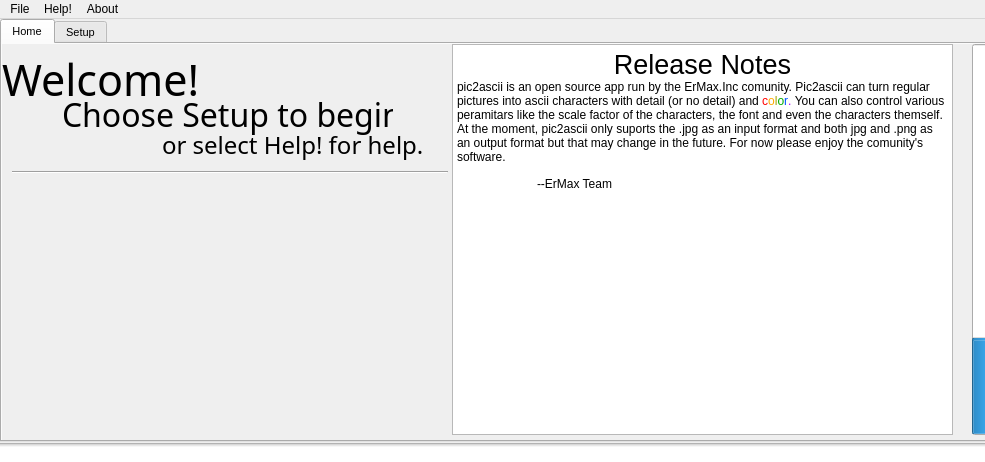
<?xml version="1.0" encoding="UTF-8"?>
<ui version="4.0">
 <class>MainWindow</class>
 <widget class="QMainWindow" name="MainWindow">
  <property name="windowModality">
   <enum>Qt::NonModal</enum>
  </property>
  <property name="enabled">
   <bool>true</bool>
  </property>
  <property name="geometry">
   <rect>
    <x>0</x>
    <y>0</y>
    <width>985</width>
    <height>462</height>
   </rect>
  </property>
  <property name="sizePolicy">
   <sizepolicy hsizetype="Preferred" vsizetype="Preferred">
    <horstretch>0</horstretch>
    <verstretch>0</verstretch>
   </sizepolicy>
  </property>
  <property name="minimumSize">
   <size>
    <width>985</width>
    <height>462</height>
   </size>
  </property>
  <property name="maximumSize">
   <size>
    <width>985</width>
    <height>462</height>
   </size>
  </property>
  <property name="cursor">
   <cursorShape>ArrowCursor</cursorShape>
  </property>
  <property name="mouseTracking">
   <bool>false</bool>
  </property>
  <property name="windowTitle">
   <string>ErMax.Inc-Pic2Ascii</string>
  </property>
  <property name="windowIcon">
   <iconset>
    <normaloff>Untitled.png</normaloff>Untitled.png</iconset>
  </property>
  <property name="windowOpacity">
   <double>1.000000000000000</double>
  </property>
  <property name="iconSize">
   <size>
    <width>24</width>
    <height>24</height>
   </size>
  </property>
  <property name="toolButtonStyle">
   <enum>Qt::ToolButtonIconOnly</enum>
  </property>
  <property name="animated">
   <bool>false</bool>
  </property>
  <property name="tabShape">
   <enum>QTabWidget::Rounded</enum>
  </property>
  <property name="dockNestingEnabled">
   <bool>false</bool>
  </property>
  <widget class="QWidget" name="widgetMain">
   <widget class="QTabWidget" name="tabWidget">
    <property name="enabled">
     <bool>true</bool>
    </property>
    <property name="geometry">
     <rect>
      <x>0</x>
      <y>0</y>
      <width>987</width>
      <height>423</height>
     </rect>
    </property>
    <property name="sizeIncrement">
     <size>
      <width>0</width>
      <height>0</height>
     </size>
    </property>
    <property name="font">
     <font>
      <family>Arial</family>
      <pointsize>8</pointsize>
      <weight>50</weight>
      <bold>false</bold>
      <stylestrategy>PreferAntialias</stylestrategy>
     </font>
    </property>
    <property name="focusPolicy">
     <enum>Qt::ClickFocus</enum>
    </property>
    <property name="statusTip">
     <string/>
    </property>
    <property name="autoFillBackground">
     <bool>false</bool>
    </property>
    <property name="tabPosition">
     <enum>QTabWidget::North</enum>
    </property>
    <property name="tabShape">
     <enum>QTabWidget::Rounded</enum>
    </property>
    <property name="currentIndex">
     <number>0</number>
    </property>
    <property name="iconSize">
     <size>
      <width>16</width>
      <height>16</height>
     </size>
    </property>
    <property name="elideMode">
     <enum>Qt::ElideNone</enum>
    </property>
    <property name="documentMode">
     <bool>false</bool>
    </property>
    <property name="tabsClosable">
     <bool>false</bool>
    </property>
    <property name="movable">
     <bool>true</bool>
    </property>
    <property name="tabBarAutoHide">
     <bool>false</bool>
    </property>
    <widget class="QWidget" name="tabHome">
     <property name="font">
      <font>
       <family>Arial</family>
       <pointsize>8</pointsize>
       <weight>50</weight>
       <bold>false</bold>
       <stylestrategy>PreferAntialias</stylestrategy>
      </font>
     </property>
     <property name="autoFillBackground">
      <bool>true</bool>
     </property>
     <attribute name="title">
      <string>Home</string>
     </attribute>
     <attribute name="toolTip">
      <string>This is the Home Tab</string>
     </attribute>
     <widget class="QLabel" name="label">
      <property name="geometry">
       <rect>
        <x>0</x>
        <y>0</y>
        <width>211</width>
        <height>71</height>
       </rect>
      </property>
      <property name="font">
       <font>
        <family>Yu Gothic UI Semilight</family>
        <pointsize>32</pointsize>
        <weight>50</weight>
        <bold>false</bold>
        <stylestrategy>PreferAntialias</stylestrategy>
       </font>
      </property>
      <property name="text">
       <string>Welcome!</string>
      </property>
     </widget>
     <widget class="QLabel" name="label_2">
      <property name="geometry">
       <rect>
        <x>60</x>
        <y>50</y>
        <width>331</width>
        <height>41</height>
       </rect>
      </property>
      <property name="font">
       <font>
        <family>Yu Gothic UI Light</family>
        <pointsize>24</pointsize>
        <weight>50</weight>
        <bold>false</bold>
        <stylestrategy>PreferAntialias</stylestrategy>
       </font>
      </property>
      <property name="text">
       <string>Choose Setup to begin,</string>
      </property>
      <property name="openExternalLinks">
       <bool>false</bool>
      </property>
     </widget>
     <widget class="QLabel" name="label_3">
      <property name="geometry">
       <rect>
        <x>160</x>
        <y>80</y>
        <width>261</width>
        <height>41</height>
       </rect>
      </property>
      <property name="font">
       <font>
        <family>Yu Gothic UI Light</family>
        <pointsize>18</pointsize>
        <weight>50</weight>
        <bold>false</bold>
        <stylestrategy>PreferAntialias</stylestrategy>
       </font>
      </property>
      <property name="text">
       <string>or select Help! for help.</string>
      </property>
     </widget>
     <widget class="QTextEdit" name="textEdit">
      <property name="enabled">
       <bool>true</bool>
      </property>
      <property name="geometry">
       <rect>
        <x>450</x>
        <y>0</y>
        <width>501</width>
        <height>391</height>
       </rect>
      </property>
      <property name="font">
       <font>
        <family>Yu Gothic UI</family>
        <pointsize>8</pointsize>
        <weight>50</weight>
        <bold>false</bold>
        <stylestrategy>PreferAntialias</stylestrategy>
       </font>
      </property>
      <property name="cursor" stdset="0">
       <cursorShape>ArrowCursor</cursorShape>
      </property>
      <property name="mouseTracking">
       <bool>false</bool>
      </property>
      <property name="toolTip">
       <string/>
      </property>
      <property name="toolTipDuration">
       <number>-1</number>
      </property>
      <property name="autoFillBackground">
       <bool>false</bool>
      </property>
      <property name="styleSheet">
       <string notr="true"/>
      </property>
      <property name="documentTitle">
       <string/>
      </property>
      <property name="undoRedoEnabled">
       <bool>false</bool>
      </property>
      <property name="readOnly">
       <bool>true</bool>
      </property>
      <property name="html">
       <string>&lt;!DOCTYPE HTML PUBLIC &quot;-//W3C//DTD HTML 4.0//EN&quot; &quot;http://www.w3.org/TR/REC-html40/strict.dtd&quot;&gt;
&lt;html&gt;&lt;head&gt;&lt;meta name=&quot;qrichtext&quot; content=&quot;1&quot; /&gt;&lt;style type=&quot;text/css&quot;&gt;
p, li { white-space: pre-wrap; }
&lt;/style&gt;&lt;/head&gt;&lt;body style=&quot; font-family:'Yu Gothic UI','Arial','Arial'; font-size:8pt; font-weight:400; font-style:normal;&quot;&gt;
&lt;p align=&quot;center&quot; style=&quot; margin-top:0px; margin-bottom:0px; margin-left:0px; margin-right:0px; -qt-block-indent:0; text-indent:0px;&quot;&gt;&lt;span style=&quot; font-family:'MS Shell Dlg 2'; font-size:20pt;&quot;&gt;Release Notes&lt;/span&gt;&lt;/p&gt;
&lt;p style=&quot; margin-top:0px; margin-bottom:0px; margin-left:0px; margin-right:0px; -qt-block-indent:0; text-indent:0px;&quot;&gt;&lt;span style=&quot; font-family:'MS Shell Dlg 2'; font-size:9pt;&quot;&gt;pic2ascii is an open source app run by the ErMax.Inc comunity. Pic2ascii can turn regular pictures into ascii characters with detail (or no detail) and &lt;/span&gt;&lt;span style=&quot; font-family:'MS Shell Dlg 2'; font-size:9pt; color:#ff0000;&quot;&gt;c&lt;/span&gt;&lt;span style=&quot; font-family:'MS Shell Dlg 2'; font-size:9pt; color:#ffaa00;&quot;&gt;o&lt;/span&gt;&lt;span style=&quot; font-family:'MS Shell Dlg 2'; font-size:9pt; color:#a2a200;&quot;&gt;l&lt;/span&gt;&lt;span style=&quot; font-family:'MS Shell Dlg 2'; font-size:9pt; color:#00aa00;&quot;&gt;o&lt;/span&gt;&lt;span style=&quot; font-family:'MS Shell Dlg 2'; font-size:9pt; color:#0055ff;&quot;&gt;r&lt;/span&gt;&lt;span style=&quot; font-family:'MS Shell Dlg 2'; font-size:9pt; color:#aa00ff;&quot;&gt;. &lt;/span&gt;&lt;span style=&quot; font-family:'MS Shell Dlg 2'; font-size:9pt; color:#000000;&quot;&gt;You can also control various peramitars like the scale factor of the characters, the font and even the characters themself. At the moment, pic2ascii only suports the .jpg as an input format and both jpg and .png as an output format but that may change in the future. For now please enjoy the comunity's software.&lt;/span&gt;&lt;/p&gt;
&lt;p style=&quot;-qt-paragraph-type:empty; margin-top:0px; margin-bottom:0px; margin-left:0px; margin-right:0px; -qt-block-indent:0; text-indent:0px; font-family:'Yu Gothic UI'; font-size:8.25pt;&quot;&gt;&lt;br /&gt;&lt;/p&gt;
&lt;p style=&quot; margin-top:0px; margin-bottom:0px; margin-left:0px; margin-right:0px; -qt-block-indent:0; text-indent:0px;&quot;&gt;&lt;span style=&quot; font-family:'MS Shell Dlg 2'; font-size:9pt; color:#000000;&quot;&gt;	--ErMax Team&lt;/span&gt;&lt;/p&gt;&lt;/body&gt;&lt;/html&gt;</string>
      </property>
      <property name="acceptRichText">
       <bool>true</bool>
      </property>
     </widget>
     <widget class="QProgressBar" name="progressBar_2">
      <property name="geometry">
       <rect>
        <x>970</x>
        <y>0</y>
        <width>16</width>
        <height>391</height>
       </rect>
      </property>
      <property name="value">
       <number>24</number>
      </property>
      <property name="textVisible">
       <bool>false</bool>
      </property>
      <property name="orientation">
       <enum>Qt::Vertical</enum>
      </property>
      <property name="invertedAppearance">
       <bool>false</bool>
      </property>
      <property name="textDirection">
       <enum>QProgressBar::TopToBottom</enum>
      </property>
     </widget>
     <widget class="Line" name="line_2">
      <property name="geometry">
       <rect>
        <x>10</x>
        <y>120</y>
        <width>436</width>
        <height>16</height>
       </rect>
      </property>
      <property name="orientation">
       <enum>Qt::Horizontal</enum>
      </property>
     </widget>
    </widget>
    <widget class="QWidget" name="tabSetup">
     <property name="autoFillBackground">
      <bool>false</bool>
     </property>
     <attribute name="title">
      <string>Setup</string>
     </attribute>
     <attribute name="toolTip">
      <string>This is where you setup the source and ouput</string>
     </attribute>
     <widget class="QLabel" name="labelinDesk">
      <property name="geometry">
       <rect>
        <x>10</x>
        <y>10</y>
        <width>181</width>
        <height>20</height>
       </rect>
      </property>
      <property name="font">
       <font>
        <family>Arial</family>
        <pointsize>10</pointsize>
        <weight>50</weight>
        <bold>false</bold>
        <stylestrategy>PreferAntialias</stylestrategy>
       </font>
      </property>
      <property name="toolTip">
       <string>Where Your Original Image is Located</string>
      </property>
      <property name="toolTipDuration">
       <number>0</number>
      </property>
      <property name="statusTip">
       <string>Where Your Original Image is Located</string>
      </property>
      <property name="text">
       <string>Input Image/Image Sequence:</string>
      </property>
     </widget>
     <widget class="QLineEdit" name="lineEditInDir">
      <property name="enabled">
       <bool>true</bool>
      </property>
      <property name="geometry">
       <rect>
        <x>260</x>
        <y>10</y>
        <width>481</width>
        <height>20</height>
       </rect>
      </property>
      <property name="font">
       <font>
        <family>Arial</family>
        <pointsize>8</pointsize>
        <weight>50</weight>
        <bold>false</bold>
        <stylestrategy>PreferAntialias</stylestrategy>
        <kerning>true</kerning>
       </font>
      </property>
      <property name="cursor">
       <cursorShape>IBeamCursor</cursorShape>
      </property>
      <property name="mouseTracking">
       <bool>false</bool>
      </property>
      <property name="toolTip">
       <string>Where Your Original Image is Located</string>
      </property>
      <property name="toolTipDuration">
       <number>0</number>
      </property>
      <property name="statusTip">
       <string>Where Your Original Image is Located</string>
      </property>
      <property name="text">
       <string>t</string>
      </property>
      <property name="frame">
       <bool>true</bool>
      </property>
      <property name="readOnly">
       <bool>true</bool>
      </property>
      <property name="clearButtonEnabled">
       <bool>false</bool>
      </property>
     </widget>
     <widget class="QPushButton" name="pushButtonImageIn">
      <property name="geometry">
       <rect>
        <x>750</x>
        <y>10</y>
        <width>211</width>
        <height>23</height>
       </rect>
      </property>
      <property name="toolTip">
       <string>The dir of Where Your Original Image is Located</string>
      </property>
      <property name="toolTipDuration">
       <number>0</number>
      </property>
      <property name="statusTip">
       <string>The dir of Where Your Original Image is Located</string>
      </property>
      <property name="text">
       <string>Browse (Image/Image Sequance)</string>
      </property>
     </widget>
     <widget class="QLabel" name="labelOutDesk">
      <property name="geometry">
       <rect>
        <x>10</x>
        <y>45</y>
        <width>231</width>
        <height>20</height>
       </rect>
      </property>
      <property name="font">
       <font>
        <family>Arial</family>
        <pointsize>10</pointsize>
        <weight>50</weight>
        <bold>false</bold>
        <stylestrategy>PreferAntialias</stylestrategy>
       </font>
      </property>
      <property name="toolTip">
       <string>Where your Output Image is Located</string>
      </property>
      <property name="toolTipDuration">
       <number>0</number>
      </property>
      <property name="statusTip">
       <string>Where your Output Image is Located</string>
      </property>
      <property name="text">
       <string>Output Folder Image/Image Sequence:</string>
      </property>
     </widget>
     <widget class="QLineEdit" name="lineEditOutDir">
      <property name="geometry">
       <rect>
        <x>260</x>
        <y>45</y>
        <width>481</width>
        <height>20</height>
       </rect>
      </property>
      <property name="font">
       <font>
        <family>Arial</family>
        <pointsize>8</pointsize>
        <weight>50</weight>
        <bold>false</bold>
        <stylestrategy>PreferAntialias</stylestrategy>
       </font>
      </property>
      <property name="toolTip">
       <string>Where your Output Image is Located</string>
      </property>
      <property name="toolTipDuration">
       <number>0</number>
      </property>
      <property name="statusTip">
       <string>Where your Output Image is Located</string>
      </property>
      <property name="text">
       <string>t</string>
      </property>
      <property name="readOnly">
       <bool>true</bool>
      </property>
     </widget>
     <widget class="QPushButton" name="pushButtonFolderOut">
      <property name="geometry">
       <rect>
        <x>750</x>
        <y>45</y>
        <width>211</width>
        <height>23</height>
       </rect>
      </property>
      <property name="font">
       <font>
        <family>Arial</family>
        <pointsize>8</pointsize>
        <weight>50</weight>
        <bold>false</bold>
        <stylestrategy>PreferAntialias</stylestrategy>
       </font>
      </property>
      <property name="toolTip">
       <string>The dir of Where your Output Image is Located</string>
      </property>
      <property name="toolTipDuration">
       <number>0</number>
      </property>
      <property name="statusTip">
       <string>The dir of Where your Output Image is Located</string>
      </property>
      <property name="text">
       <string>Browse (Folder)</string>
      </property>
     </widget>
     <widget class="QLabel" name="labelFormatOut">
      <property name="geometry">
       <rect>
        <x>10</x>
        <y>80</y>
        <width>211</width>
        <height>20</height>
       </rect>
      </property>
      <property name="font">
       <font>
        <family>Arial</family>
        <pointsize>10</pointsize>
        <weight>50</weight>
        <bold>false</bold>
        <stylestrategy>PreferAntialias</stylestrategy>
       </font>
      </property>
      <property name="text">
       <string>Output Image Formats (Supported):</string>
      </property>
     </widget>
     <widget class="QComboBox" name="comboBoxFormatOut">
      <property name="geometry">
       <rect>
        <x>230</x>
        <y>80</y>
        <width>111</width>
        <height>22</height>
       </rect>
      </property>
      <item>
       <property name="text">
        <string>PNG (Default)</string>
       </property>
      </item>
      <item>
       <property name="text">
        <string>JPG</string>
       </property>
      </item>
      <item>
       <property name="text">
        <string>TXT (Text File)</string>
       </property>
      </item>
     </widget>
     <widget class="QProgressBar" name="progressBar">
      <property name="geometry">
       <rect>
        <x>10</x>
        <y>360</y>
        <width>961</width>
        <height>21</height>
       </rect>
      </property>
      <property name="font">
       <font>
        <family>Arial</family>
        <pointsize>8</pointsize>
        <weight>50</weight>
        <bold>false</bold>
        <stylestrategy>PreferAntialias</stylestrategy>
       </font>
      </property>
      <property name="styleSheet">
       <string notr="true"/>
      </property>
      <property name="value">
       <number>24</number>
      </property>
      <property name="textVisible">
       <bool>true</bool>
      </property>
      <property name="orientation">
       <enum>Qt::Horizontal</enum>
      </property>
      <property name="textDirection">
       <enum>QProgressBar::TopToBottom</enum>
      </property>
      <property name="format">
       <string>%p% ((var) Pictures)</string>
      </property>
     </widget>
     <widget class="QPushButton" name="stop">
      <property name="geometry">
       <rect>
        <x>10</x>
        <y>310</y>
        <width>111</width>
        <height>31</height>
       </rect>
      </property>
      <property name="text">
       <string>Stop</string>
      </property>
     </widget>
     <widget class="QPushButton" name="start">
      <property name="geometry">
       <rect>
        <x>140</x>
        <y>310</y>
        <width>111</width>
        <height>31</height>
       </rect>
      </property>
      <property name="text">
       <string>Start</string>
      </property>
     </widget>
     <widget class="QComboBox" name="whatToDo">
      <property name="geometry">
       <rect>
        <x>10</x>
        <y>281</y>
        <width>241</width>
        <height>21</height>
       </rect>
      </property>
      <property name="editable">
       <bool>false</bool>
      </property>
      <property name="maxVisibleItems">
       <number>10</number>
      </property>
      <property name="duplicatesEnabled">
       <bool>false</bool>
      </property>
      <property name="frame">
       <bool>true</bool>
      </property>
      <item>
       <property name="text">
        <string>Do Nothing When Finished (Default)</string>
       </property>
      </item>
      <item>
       <property name="text">
        <string>Close Window When Finished</string>
       </property>
      </item>
      <item>
       <property name="text">
        <string>Shutdown PC (Windows only)</string>
       </property>
      </item>
     </widget>
     <widget class="QDial" name="spinDialScaleFactor">
      <property name="geometry">
       <rect>
        <x>665</x>
        <y>205</y>
        <width>156</width>
        <height>106</height>
       </rect>
      </property>
      <property name="font">
       <font>
        <family>Arial</family>
        <pointsize>8</pointsize>
        <weight>50</weight>
        <bold>false</bold>
        <strikeout>false</strikeout>
        <stylestrategy>PreferAntialias</stylestrategy>
       </font>
      </property>
      <property name="cursor">
       <cursorShape>CrossCursor</cursorShape>
      </property>
      <property name="toolTip">
       <string>Dial</string>
      </property>
      <property name="toolTipDuration">
       <number>0</number>
      </property>
      <property name="styleSheet">
       <string notr="true"/>
      </property>
      <property name="maximum">
       <number>1000</number>
      </property>
      <property name="pageStep">
       <number>10</number>
      </property>
      <property name="value">
       <number>50</number>
      </property>
      <property name="sliderPosition">
       <number>50</number>
      </property>
      <property name="orientation">
       <enum>Qt::Horizontal</enum>
      </property>
      <property name="invertedAppearance">
       <bool>false</bool>
      </property>
      <property name="notchTarget">
       <double>25.000000000000000</double>
      </property>
      <property name="notchesVisible">
       <bool>true</bool>
      </property>
     </widget>
     <widget class="QLineEdit" name="lineEditSF">
      <property name="geometry">
       <rect>
        <x>840</x>
        <y>250</y>
        <width>51</width>
        <height>26</height>
       </rect>
      </property>
      <property name="font">
       <font>
        <family>Tahoma</family>
        <pointsize>9</pointsize>
        <weight>50</weight>
        <bold>false</bold>
        <stylestrategy>PreferAntialias</stylestrategy>
       </font>
      </property>
      <property name="text">
       <string>0.05</string>
      </property>
      <property name="readOnly">
       <bool>false</bool>
      </property>
     </widget>
     <widget class="QLabel" name="labelSF">
      <property name="geometry">
       <rect>
        <x>685</x>
        <y>310</y>
        <width>231</width>
        <height>41</height>
       </rect>
      </property>
      <property name="font">
       <font>
        <family>Yu Gothic UI Semilight</family>
        <pointsize>13</pointsize>
        <weight>50</weight>
        <bold>false</bold>
        <strikeout>false</strikeout>
        <stylestrategy>PreferAntialias</stylestrategy>
       </font>
      </property>
      <property name="text">
       <string>ASCII Character Scale Factor</string>
      </property>
      <property name="alignment">
       <set>Qt::AlignCenter</set>
      </property>
     </widget>
     <widget class="Line" name="line">
      <property name="geometry">
       <rect>
        <x>5</x>
        <y>100</y>
        <width>971</width>
        <height>20</height>
       </rect>
      </property>
      <property name="orientation">
       <enum>Qt::Horizontal</enum>
      </property>
     </widget>
     <widget class="QLineEdit" name="lineEditFont">
      <property name="geometry">
       <rect>
        <x>670</x>
        <y>160</y>
        <width>186</width>
        <height>20</height>
       </rect>
      </property>
      <property name="toolTip">
       <string>The Font of The Ascii Charaters</string>
      </property>
      <property name="toolTipDuration">
       <number>0</number>
      </property>
      <property name="statusTip">
       <string>The Font of The Ascii Charaters</string>
      </property>
      <property name="text">
       <string/>
      </property>
      <property name="readOnly">
       <bool>true</bool>
      </property>
     </widget>
     <widget class="QPushButton" name="pushButtonFontIn">
      <property name="geometry">
       <rect>
        <x>860</x>
        <y>160</y>
        <width>116</width>
        <height>23</height>
       </rect>
      </property>
      <property name="text">
       <string>Browse Font File (tiff)</string>
      </property>
     </widget>
     <widget class="QLabel" name="Fontlabel">
      <property name="geometry">
       <rect>
        <x>605</x>
        <y>160</y>
        <width>61</width>
        <height>21</height>
       </rect>
      </property>
      <property name="font">
       <font>
        <family>Lucida Handwriting</family>
        <pointsize>14</pointsize>
        <weight>50</weight>
        <italic>false</italic>
        <bold>false</bold>
        <stylestrategy>PreferAntialias</stylestrategy>
       </font>
      </property>
      <property name="toolTip">
       <string>The Font of The Ascii Charaters</string>
      </property>
      <property name="toolTipDuration">
       <number>0</number>
      </property>
      <property name="statusTip">
       <string>The Font of The Ascii Charaters</string>
      </property>
      <property name="text">
       <string>Font:</string>
      </property>
      <property name="alignment">
       <set>Qt::AlignCenter</set>
      </property>
     </widget>
     <widget class="QLineEdit" name="lineEditFrameImage">
      <property name="geometry">
       <rect>
        <x>270</x>
        <y>115</y>
        <width>331</width>
        <height>236</height>
       </rect>
      </property>
      <property name="styleSheet">
       <string notr="true"/>
      </property>
      <property name="frame">
       <bool>true</bool>
      </property>
      <property name="echoMode">
       <enum>QLineEdit::Normal</enum>
      </property>
      <property name="readOnly">
       <bool>true</bool>
      </property>
     </widget>
     <widget class="QLabel" name="labelimage">
      <property name="geometry">
       <rect>
        <x>385</x>
        <y>115</y>
        <width>96</width>
        <height>26</height>
       </rect>
      </property>
      <property name="font">
       <font>
        <family>Arial</family>
        <pointsize>10</pointsize>
        <weight>50</weight>
        <bold>false</bold>
        <stylestrategy>PreferAntialias</stylestrategy>
       </font>
      </property>
      <property name="styleSheet">
       <string notr="true"/>
      </property>
      <property name="text">
       <string>Final Image:</string>
      </property>
      <property name="alignment">
       <set>Qt::AlignCenter</set>
      </property>
     </widget>
     <widget class="QLabel" name="ImageDisplay">
      <property name="geometry">
       <rect>
        <x>275</x>
        <y>145</y>
        <width>321</width>
        <height>201</height>
       </rect>
      </property>
      <property name="toolTip">
       <string>The Final Image</string>
      </property>
      <property name="toolTipDuration">
       <number>0</number>
      </property>
      <property name="text">
       <string/>
      </property>
      <property name="pixmap">
       <pixmap>ErMax Plain.png</pixmap>
      </property>
      <property name="scaledContents">
       <bool>true</bool>
      </property>
     </widget>
     <widget class="QLabel" name="labelAdvanced">
      <property name="geometry">
       <rect>
        <x>665</x>
        <y>115</y>
        <width>261</width>
        <height>41</height>
       </rect>
      </property>
      <property name="font">
       <font>
        <family>Yu Gothic UI Light</family>
        <pointsize>21</pointsize>
        <weight>50</weight>
        <bold>false</bold>
        <stylestrategy>PreferAntialias</stylestrategy>
       </font>
      </property>
      <property name="text">
       <string>Advanced Features:</string>
      </property>
      <property name="alignment">
       <set>Qt::AlignCenter</set>
      </property>
     </widget>
     <widget class="QComboBox" name="comboBoxCompute">
      <property name="geometry">
       <rect>
        <x>15</x>
        <y>130</y>
        <width>166</width>
        <height>21</height>
       </rect>
      </property>
      <property name="currentText">
       <string>Compute Device: CPU</string>
      </property>
      <item>
       <property name="text">
        <string>Compute Device: CPU</string>
       </property>
      </item>
      <item>
       <property name="text">
        <string>Compute Device: GPU (Nvidia)</string>
       </property>
      </item>
      <item>
       <property name="text">
        <string>Compute Device: GPU (AMD)</string>
       </property>
      </item>
     </widget>
     <widget class="QLineEdit" name="lineEdit">
      <property name="geometry">
       <rect>
        <x>665</x>
        <y>195</y>
        <width>266</width>
        <height>156</height>
       </rect>
      </property>
      <property name="font">
       <font>
        <family>Arial</family>
        <pointsize>9</pointsize>
        <weight>50</weight>
        <bold>false</bold>
        <stylestrategy>PreferAntialias</stylestrategy>
       </font>
      </property>
      <property name="toolTip">
       <string>The Scale Factor of The Ascii Charaters</string>
      </property>
      <property name="toolTipDuration">
       <number>0</number>
      </property>
      <property name="statusTip">
       <string>The Scale Factor of The Ascii Charaters</string>
      </property>
      <property name="frame">
       <bool>true</bool>
      </property>
      <property name="readOnly">
       <bool>true</bool>
      </property>
     </widget>
     <widget class="QComboBox" name="comboBoxIdemPerRun">
      <property name="geometry">
       <rect>
        <x>195</x>
        <y>130</y>
        <width>56</width>
        <height>21</height>
       </rect>
      </property>
      <item>
       <property name="text">
        <string>1</string>
       </property>
      </item>
      <item>
       <property name="text">
        <string>2</string>
       </property>
      </item>
      <item>
       <property name="text">
        <string>4</string>
       </property>
      </item>
      <item>
       <property name="text">
        <string>8</string>
       </property>
      </item>
      <item>
       <property name="text">
        <string>16</string>
       </property>
      </item>
     </widget>
     <widget class="QLabel" name="labelNote">
      <property name="geometry">
       <rect>
        <x>360</x>
        <y>72</y>
        <width>371</width>
        <height>31</height>
       </rect>
      </property>
      <property name="font">
       <font>
        <family>Yu Gothic UI Semilight</family>
        <pointsize>14</pointsize>
        <weight>50</weight>
        <bold>false</bold>
        <stylestrategy>PreferAntialias</stylestrategy>
       </font>
      </property>
      <property name="text">
       <string>Note: Only .jpg files are supported for input</string>
      </property>
     </widget>
     <widget class="QRadioButton" name="radioButtonBW">
      <property name="geometry">
       <rect>
        <x>137</x>
        <y>160</y>
        <width>44</width>
        <height>29</height>
       </rect>
      </property>
      <property name="font">
       <font>
        <family>Yu Gothic Medium</family>
        <pointsize>8</pointsize>
        <weight>50</weight>
        <bold>false</bold>
        <stylestrategy>PreferAntialias</stylestrategy>
       </font>
      </property>
      <property name="text">
       <string>B/W</string>
      </property>
     </widget>
     <widget class="QRadioButton" name="radioButtonRGB">
      <property name="geometry">
       <rect>
        <x>187</x>
        <y>166</y>
        <width>81</width>
        <height>18</height>
       </rect>
      </property>
      <property name="font">
       <font>
        <family>Yu Gothic Medium</family>
        <pointsize>8</pointsize>
        <weight>50</weight>
        <bold>false</bold>
        <stylestrategy>PreferAntialias</stylestrategy>
       </font>
      </property>
      <property name="text">
       <string>Color (RGB)</string>
      </property>
      <property name="checked">
       <bool>true</bool>
      </property>
      <property name="autoExclusive">
       <bool>true</bool>
      </property>
     </widget>
     <widget class="QLabel" name="labelColor">
      <property name="geometry">
       <rect>
        <x>11</x>
        <y>162</y>
        <width>112</width>
        <height>23</height>
       </rect>
      </property>
      <property name="font">
       <font>
        <family>Yu Gothic UI Semilight</family>
        <pointsize>12</pointsize>
        <weight>50</weight>
        <bold>false</bold>
        <stylestrategy>PreferAntialias</stylestrategy>
       </font>
      </property>
      <property name="text">
       <string>Image Color:</string>
      </property>
     </widget>
     <zorder>lineEdit</zorder>
     <zorder>labelinDesk</zorder>
     <zorder>lineEditInDir</zorder>
     <zorder>pushButtonImageIn</zorder>
     <zorder>labelOutDesk</zorder>
     <zorder>lineEditOutDir</zorder>
     <zorder>pushButtonFolderOut</zorder>
     <zorder>labelFormatOut</zorder>
     <zorder>comboBoxFormatOut</zorder>
     <zorder>progressBar</zorder>
     <zorder>stop</zorder>
     <zorder>start</zorder>
     <zorder>whatToDo</zorder>
     <zorder>spinDialScaleFactor</zorder>
     <zorder>lineEditSF</zorder>
     <zorder>labelSF</zorder>
     <zorder>line</zorder>
     <zorder>lineEditFont</zorder>
     <zorder>pushButtonFontIn</zorder>
     <zorder>Fontlabel</zorder>
     <zorder>lineEditFrameImage</zorder>
     <zorder>labelimage</zorder>
     <zorder>ImageDisplay</zorder>
     <zorder>labelAdvanced</zorder>
     <zorder>comboBoxCompute</zorder>
     <zorder>comboBoxIdemPerRun</zorder>
     <zorder>labelNote</zorder>
     <zorder>radioButtonBW</zorder>
     <zorder>radioButtonRGB</zorder>
     <zorder>labelColor</zorder>
    </widget>
   </widget>
  </widget>
  <widget class="QMenuBar" name="menubar">
   <property name="geometry">
    <rect>
     <x>0</x>
     <y>0</y>
     <width>985</width>
     <height>21</height>
    </rect>
   </property>
   <widget class="QMenu" name="menuFile">
    <property name="title">
     <string>File</string>
    </property>
    <addaction name="actionExit"/>
   </widget>
   <widget class="QMenu" name="menuHelp">
    <property name="title">
     <string>Help!</string>
    </property>
    <addaction name="actionContact"/>
    <addaction name="actionReport_an_Erorr"/>
    <addaction name="actionRequest_a_Feature"/>
   </widget>
   <widget class="QMenu" name="menuAbout">
    <property name="title">
     <string>About</string>
    </property>
    <addaction name="actionAbout_Pic2Ascii"/>
    <addaction name="actionLicence"/>
   </widget>
   <addaction name="menuFile"/>
   <addaction name="menuHelp"/>
   <addaction name="menuAbout"/>
  </widget>
  <widget class="QStatusBar" name="statusbar">
   <property name="autoFillBackground">
    <bool>false</bool>
   </property>
   <property name="styleSheet">
    <string notr="true">background-color: qlineargradient(spread:pad, x1:0, y1:0, x2:0, y2:0.21, stop:0 rgba(70, 70, 0, 255), stop:0.278409 rgba(106, 106, 106, 255), stop:1 rgba(255, 255, 255, 255));
background-color: qlineargradient(spread:pad, x1:0, y1:0, x2:0, y2:0.21, stop:0 rgba(153, 153, 153, 255), stop:0.278409 rgba(210, 210, 210, 255), stop:1 rgba(255, 255, 255, 255));</string>
   </property>
   <property name="sizeGripEnabled">
    <bool>false</bool>
   </property>
  </widget>
  <action name="actionExit">
   <property name="text">
    <string>Exit</string>
   </property>
   <property name="statusTip">
    <string>This exits the program</string>
   </property>
  </action>
  <action name="actionAbout_Pic2Ascii">
   <property name="text">
    <string>About Pic2Ascii</string>
   </property>
  </action>
  <action name="actionContact">
   <property name="text">
    <string>Contact</string>
   </property>
  </action>
  <action name="actionReport_an_Erorr">
   <property name="text">
    <string>Report an Erorr!</string>
   </property>
  </action>
  <action name="actionRequest_a_Feature">
   <property name="text">
    <string>Request a Feature</string>
   </property>
  </action>
  <action name="actionLicence">
   <property name="text">
    <string>Licence</string>
   </property>
  </action>
 </widget>
 <resources/>
 <connections/>
</ui>
